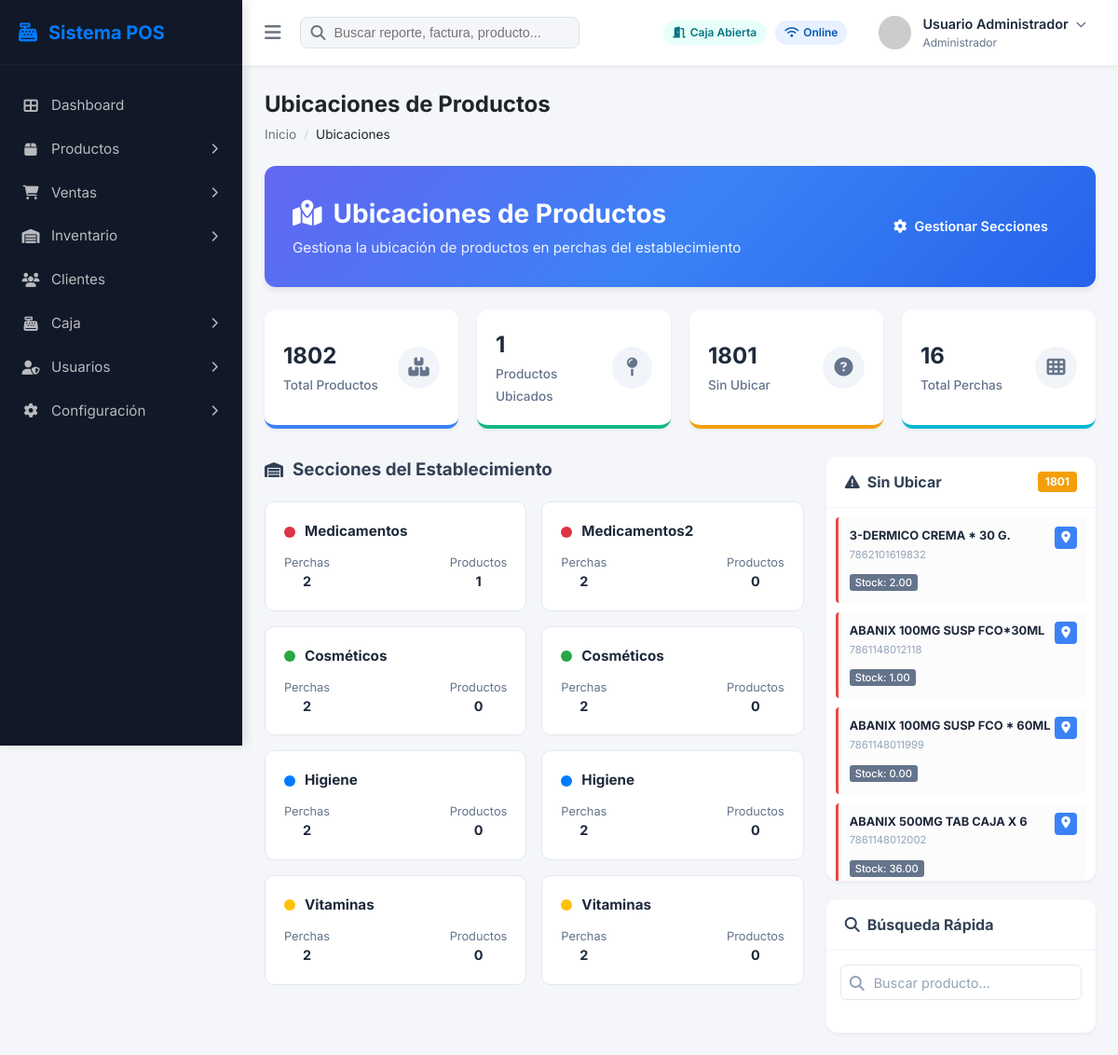
/modules/productos/ubicaciones.php, run on the app's committed database.
### tables this page shows
CREATE TABLE IF NOT EXISTS `productos_seccion` (
  `id` bigint NOT NULL AUTO_INCREMENT,
  `nombre` varchar(100) NOT NULL,
  `descripcion` longtext,
  `color` varchar(7) NOT NULL,
  `activo` tinyint(1) NOT NULL,
  `orden` int unsigned NOT NULL,
  PRIMARY KEY (`id`),
  KEY `idx_seccion_activo` (`activo`),
  CONSTRAINT `productos_seccion_chk_1` CHECK ((`orden` >= 0))
);

CREATE TABLE IF NOT EXISTS `productos` (
  `id` bigint unsigned NOT NULL AUTO_INCREMENT,
  `nombre` varchar(255) NOT NULL,
  `codigoPrincipal` varchar(50) NOT NULL,
  `codigoAuxiliar` varchar(50) DEFAULT NULL,
  `descripcion` text,
  `observaciones` text,
  `registroSanitario` varchar(50) DEFAULT NULL,
  `fechaCaducidad` date DEFAULT NULL,
  `idTipoProducto` int unsigned NOT NULL DEFAULT '1',
  `idClaseProducto` int unsigned NOT NULL DEFAULT '1',
  `idCategoria` int unsigned NOT NULL DEFAULT '1',
  `idSubcategoria` int unsigned NOT NULL DEFAULT '1',
  `idSubnivel` int unsigned DEFAULT NULL,
  `idMarca` int unsigned NOT NULL DEFAULT '1',
  `idLaboratorio` int unsigned DEFAULT '1',
  `stock` decimal(12,2) NOT NULL DEFAULT '0.00',
  `stockMinimo` decimal(12,2) DEFAULT '0.00',
  `stockMaximo` decimal(12,2) DEFAULT '0.00',
  `costoUnidad` decimal(12,4) NOT NULL DEFAULT '0.0000',
  `costoCaja` decimal(12,4) NOT NULL DEFAULT '0.0000',
  `pvpUnidad` decimal(12,4) NOT NULL DEFAULT '0.0000',
  `esDivisible` tinyint(1) NOT NULL DEFAULT '0',
  `esPsicotropico` tinyint(1) NOT NULL DEFAULT '0',
  `requiereCadenaFrio` tinyint(1) NOT NULL DEFAULT '0',
  `requiereSeguimiento` tinyint(1) NOT NULL DEFAULT '0',
  `calculoABCManual` tinyint(1) NOT NULL DEFAULT '0',
  `clasificacionABC` char(1) DEFAULT NULL,
  `activo` tinyint(1) NOT NULL DEFAULT '1',
  `creadoPor` int unsigned NOT NULL,
  `creadoDate` datetime NOT NULL,
  `editadoPor` int unsigned DEFAULT NULL,
  `editadoDate` datetime DEFAULT NULL,
  `anulado` tinyint(1) NOT NULL DEFAULT '0',
  `anuladoPor` int unsigned DEFAULT NULL,
  `anuladoDate` datetime DEFAULT NULL,
  `precioVenta` decimal(12,4) NOT NULL DEFAULT '0.0000',
  PRIMARY KEY (`id`),
  UNIQUE KEY `uq_productos_codigoPrincipal` (`codigoPrincipal`),
  KEY `fk_prod_tipo` (`idTipoProducto`),
  KEY `fk_prod_clase` (`idClaseProducto`),
  KEY `fk_prod_categoria` (`idCategoria`),
  KEY `fk_prod_subcategoria` (`idSubcategoria`),
  KEY `fk_prod_subnivel` (`idSubnivel`),
  KEY `fk_prod_marca` (`idMarca`),
  KEY `fk_prod_laboratorio` (`idLaboratorio`),
  KEY `idx_fecha_caducidad` (`fechaCaducidad`),
  CONSTRAINT `fk_prod_categoria` FOREIGN KEY (`idCategoria`) REFERENCES `categorias` (`id`),
  CONSTRAINT `fk_prod_clase` FOREIGN KEY (`idClaseProducto`) REFERENCES `clases_producto` (`id`),
  CONSTRAINT `fk_prod_laboratorio` FOREIGN KEY (`idLaboratorio`) REFERENCES `laboratorios` (`id`),
  CONSTRAINT `fk_prod_marca` FOREIGN KEY (`idMarca`) REFERENCES `marcas` (`id`),
  CONSTRAINT `fk_prod_subcategoria` FOREIGN KEY (`idSubcategoria`) REFERENCES `subcategorias` (`id`),
  CONSTRAINT `fk_prod_subnivel` FOREIGN KEY (`idSubnivel`) REFERENCES `subniveles_producto` (`id`),
  CONSTRAINT `fk_prod_tipo` FOREIGN KEY (`idTipoProducto`) REFERENCES `tipos_producto` (`id`)
);

### modules/productos/ubicaciones.php (the view, shortened to what this page needs)
<?php
require_once '../../includes/db.php';
$total_productos = $pdo->query("SELECT COUNT(*) FROM productos WHERE anulado = 0")->fetchColumn();
$productos_ubicados = $pdo->query("SELECT COUNT(DISTINCT producto_id) FROM productos_ubicacionproducto")->fetchColumn();
$sin_ubicar = $total_productos - $productos_ubicados;
$total_perchas = $pdo->query("SELECT COUNT(*) FROM productos_percha WHERE activo = 1")->fetchColumn();
$stmtSec = $pdo->query("
    SELECT s.*,
    (SELECT COUNT(*) FROM productos_percha WHERE seccion_id = s.id) as num_perchas,
    (SELECT COUNT(DISTINCT pu.producto_id) FROM productos_ubicacionproducto pu
     JOIN productos_percha pp ON pu.percha_id = pp.id
     WHERE pp.seccion_id = s.id) as num_productos
    FROM productos_seccion s
    WHERE s.activo = 1
    ORDER BY s.orden
");
$secciones_raw = $stmtSec->fetchAll();
$secciones = [];
foreach ($secciones_raw as $s) {
    $secciones[] = [
        'id' => (int) $s['id'],
        'nombre' => (string) $s['nombre'],
        'color' => $s['color'] ?? '#3b82f6',
        'perchas' => (int) $s['num_perchas'],
        'productos' => (int) $s['num_productos']
    ];
}
?>
<!DOCTYPE html>
<html lang="es">
<head>
    <link rel="stylesheet" href="https://cdnjs.cloudflare.com/ajax/libs/font-awesome/6.4.0/css/all.min.css">
    <link rel="stylesheet" href="../../assets/css/style.css">
    <link rel="stylesheet" href="../../assets/css/ubicaciones.css">
</head>
<body>
    <div class="app-container">
        <?php
        $root = '../../';
        include $root . 'includes/sidebar.php';
        ?>
        <main class="main-content">
            <?php include $root . 'includes/navbar.php'; ?>
            <div class="content-wrapper">
                <div class="page-header" style="margin-bottom: 24px;">
                    <h1>Ubicaciones de Productos</h1>
                    <nav aria-label="breadcrumb">
                        <ol class="breadcrumb">
                            <li class="breadcrumb-item"><a href="../../index.php">Inicio</a></li>
                            <li class="breadcrumb-item active">Ubicaciones</li>
                        </ol>
                    </nav>
                </div>
                <div class="locations-header">
                    <div class="locations-title-area">
                        <h2><i class="fas fa-map-marked-alt"></i> Ubicaciones de Productos</h2>
                        <p>Gestiona la ubicación de productos en perchas del establecimiento</p>
                    </div>
                    <a href="secciones.php" class="btn btn-light"><i class="fas fa-cog"></i> Gestionar Secciones</a>
                </div>
                <div class="stats-row">
                    <div class="stat-box blue">
                        <div class="stat-info">
                            <span class="val">
                                <?php echo $total_productos; ?>
                            </span>
                            <span class="lbl">Total Productos</span>
                        </div>
                        <div class="stat-icon-circle"><i class="fas fa-boxes"></i></div>
                    </div>
                    <div class="stat-box green">
                        <div class="stat-info">
                            <span class="val">
                                <?php echo $productos_ubicados; ?>
                            </span>
                            <span class="lbl">Productos Ubicados</span>
                        </div>
                        <div class="stat-icon-circle"><i class="fas fa-map-pin"></i></div>
                    </div>
                    <div class="stat-box orange">
                        <div class="stat-info">
                            <span class="val">
                                <?php echo $sin_ubicar; ?>
                            </span>
                            <span class="lbl">Sin Ubicar</span>
                        </div>
                        <div class="stat-icon-circle"><i class="fas fa-question-circle"></i></div>
                    </div>
                    <div class="stat-box cyan">
                        <div class="stat-info">
                            <span class="val">
                                <?php echo $total_perchas; ?>
                            </span>
                            <span class="lbl">Total Perchas</span>
                        </div>
                        <div class="stat-icon-circle"><i class="fas fa-th"></i></div>
                    </div>
                </div>
                <div class="sections-container">
                    <div class="sections-main">
                        <div class="card-title-row">
                            <i class="fas fa-warehouse"></i>
                            <h3>Secciones del Establecimiento</h3>
                        </div>
                        <div class="sections-grid">
                            <?php foreach ($secciones as $sec): ?>
                                    <div class="section-item-card"
                                        onclick="verProductosSeccion(<?php echo (int) $sec['id']; ?>, <?php echo htmlspecialchars(json_encode($sec['nombre'])); ?>)"
                                        style="cursor: pointer;">
                                        <div class="section-head">
                                            <div class="color-dot" style="background: <?php echo $sec['color']; ?>"></div>
                                            <strong>
                                                <?php echo $sec['nombre']; ?>
                                            </strong>
                                        </div>
                                        <div class="section-stats">
                                            <div class="stat-group">
                                                <span>Perchas</span>
                                                <b>
                                                    <?php echo $sec['perchas']; ?>
                                                </b>
                                            </div>
                                            <div class="stat-group">
                                                <span>Productos</span>
                                                <b>
                                                    <?php echo $sec['productos']; ?>
                                                </b>
                                            </div>
                                        </div>
                                    </div>
                            <?php endforeach; ?>
                        </div>
                    </div>
                    <div class="sidebar-locations">
                        <div class="sidebar-unlocated">
                            <div class="sidebar-head">
                                <h3><i class="fas fa-exclamation-triangle"></i> Sin Ubicar</h3>
                                <?php
                                $stmtCount = $pdo->query("SELECT COUNT(*) FROM productos p LEFT JOIN productos_ubicacionproducto u ON p.id = u.producto_id WHERE u.id IS NULL AND p.anulado = 0");
                                $sinUbicarCount = $stmtCount->fetchColumn();
                                ?>
                                <span class="count-badge"><?php echo $sinUbicarCount; ?></span>
                            </div>
                            <div class="unlocated-list shadow-inner">
                                <?php
                                $stmt = $pdo->query("SELECT p.id, p.nombre, p.codigoPrincipal as codigo, p.stock as stock_actual FROM productos p LEFT JOIN productos_ubicacionproducto u ON p.id = u.producto_id WHERE u.id IS NULL AND p.anulado = 0 LIMIT 20");
                                $unlocated = $stmt->fetchAll();
                                if (empty($unlocated)): ?>
                                        <div style="text-align: center; padding: 20px; color: #94a3b8;">
                                            <i class="fas fa-check-circle"
                                                style="font-size: 2rem; margin-bottom: 10px; display: block;"></i>
                                            <p>Todos ubicados</p>
                                        </div>
                                <?php else: ?>
                                        <?php foreach ($unlocated as $prod): ?>
                                                <div class="unlocated-item">
                                                    <h4><?php echo htmlspecialchars($prod['nombre']); ?></h4>
                                                    <span class="sku"><?php echo htmlspecialchars($prod['codigo']); ?></span>
                                                    <span class="stock-pill">Stock:
                                                        <?php echo number_format($prod['stock_actual'], 2); ?></span>
                                                    <button class="btn-locate-mini" title="Ubicar"
                                                        onclick="openLocationSelector(<?php echo $prod['id']; ?>, '<?php echo addslashes($prod['nombre']); ?>')">
                                                        <i class="fas fa-map-marker-alt"></i>
                                                    </button>
                                                </div>
                                        <?php endforeach; ?>
                                <?php endif; ?>
                            </div>
                        </div>
                        <div class="sidebar-unlocated" style="margin-top: 20px;">
                            <div class="sidebar-head">
                                <h3><i class="fas fa-search"></i> Búsqueda Rápida</h3>
                            </div>
                            <div class="modal-body" style="padding: 15px;">
                                <div class="form-group">
                                    <div class="input-with-icon" style="position: relative;">
                                        <i class="fas fa-search"
                                            style="position: absolute; left: 10px; top: 12px; color: #94a3b8;"></i>
                                        <input type="text" class="form-control" placeholder="Buscar producto..."
                                            style="padding-left: 35px; width: 100%; height: 38px; border-radius: 6px; border: 1px solid #e2e8f0;">
                                    </div>
                                </div>
                            </div>
                        </div>
                    </div>
                </div>
            </div>
        </main>
    </div>
</body>
</html>

### assets/css/style.css (style rules this page uses)
:root { --primary-color: #007bff; --primary-dark: #0056b3; --primary-light: #e7f1ff; --secondary-color: #6c757d; --accent-cyan: #17a2b8; --accent-teal: #20c997; --accent-green: #28a745; --accent-orange: #fd7e14; --accent-red: #dc3545; --bg-light: #f4f6f9; --bg-white: #ffffff; --text-main: #212529; --text-muted: #6c757d; --border-color: #dee2e6; --sidebar-width: 260px; --sidebar-collapsed-width: 70px; --navbar-height: 70px; --shadow-sm: 0 2px 4px rgba(0, 0, 0, 0.05); --shadow-md: 0 4px 6px rgba(0, 0, 0, 0.08); --shadow-lg: 0 10px 15px rgba(0, 0, 0, 0.1); }
* { margin: 0; padding: 0; box-sizing: border-box; }
body { font-family: 'Inter', sans-serif; background-color: var(--bg-light); color: var(--text-main); line-height: 1.5; overflow-x: hidden; }
.app-container { display: flex; min-height: 100vh; }
.main-content { flex: 1; margin-left: var(--sidebar-width); width: calc(100% - var(--sidebar-width)); transition: margin-left 0.3s cubic-bezier(0.4, 0, 0.2, 1); min-height: 100vh; display: flex; flex-direction: column; position: relative; }
.content-wrapper { padding: 24px; flex: 1; }
.page-header { margin-bottom: 24px; }
.page-header h1 { font-size: 1.5rem; font-weight: 700; margin-bottom: 4px; }
.breadcrumb { display: flex; gap: 8px; font-size: 0.85rem; color: var(--text-muted); list-style: none; padding: 0; }
.breadcrumb-item.active { color: var(--text-main); }
.breadcrumb-item+.breadcrumb-item::before { content: "/"; padding-right: 8px; color: #cbd5e1; }
.btn { display: inline-flex; align-items: center; justify-content: center; gap: 8px; padding: 10px 20px; border-radius: 8px; font-size: 0.9rem; font-weight: 600; cursor: pointer; transition: all 0.2s ease; border: 1px solid transparent; outline: none; font-family: inherit; }
.form-group { margin-bottom: 20px; }
.form-control { width: 100%; padding: 10px 14px; background: #fff; border: 1px solid #e2e8f0; border-radius: 8px; font-family: inherit; font-size: 0.9rem; color: #1e293b; transition: all 0.2s; outline: none; }
.form-control::placeholder { color: #94a3b8; }
.modal-body { padding: 24px; }

### data on the page
productos_seccion: nombre "Medicamentos", perchas "2", productos "1"
productos_seccion: nombre "Medicamentos2", perchas "2", productos "0"
productos_seccion: nombre "Cosméticos", perchas "2", productos "0"
productos_seccion: nombre "Higiene", perchas "2", productos "0"
productos_seccion: nombre "Vitaminas", perchas "2", productos "0"
productos: nombre "3-DERMICO CREMA * 30 G.", codigoPrincipal "7862101619832", stock "2.00"
productos: nombre "ABANIX 100MG SUSP FCO*30ML", codigoPrincipal "7861148012118", stock "1.00"
productos: nombre "ABANIX 100MG SUSP FCO * 60ML", codigoPrincipal "7861148011999", stock "0.00"
productos: nombre "ABANIX 500MG TAB CAJA X 6", codigoPrincipal "7861148012002", stock "36.00"

### other printed values
$_SESSION['user_name'] "Usuario Administrador"
$_SESSION['role'] "Administrador"
$total_productos "1802"
$productos_ubicados "1"
$sin_ubicar "1801"
$total_perchas "16"
$sec['nombre'] "Cosméticos"
$sec['perchas'] "2"
$sec['productos'] "0"
$sec['nombre'] "Higiene"
$sec['nombre'] "Vitaminas"
$sinUbicarCount "1801"
